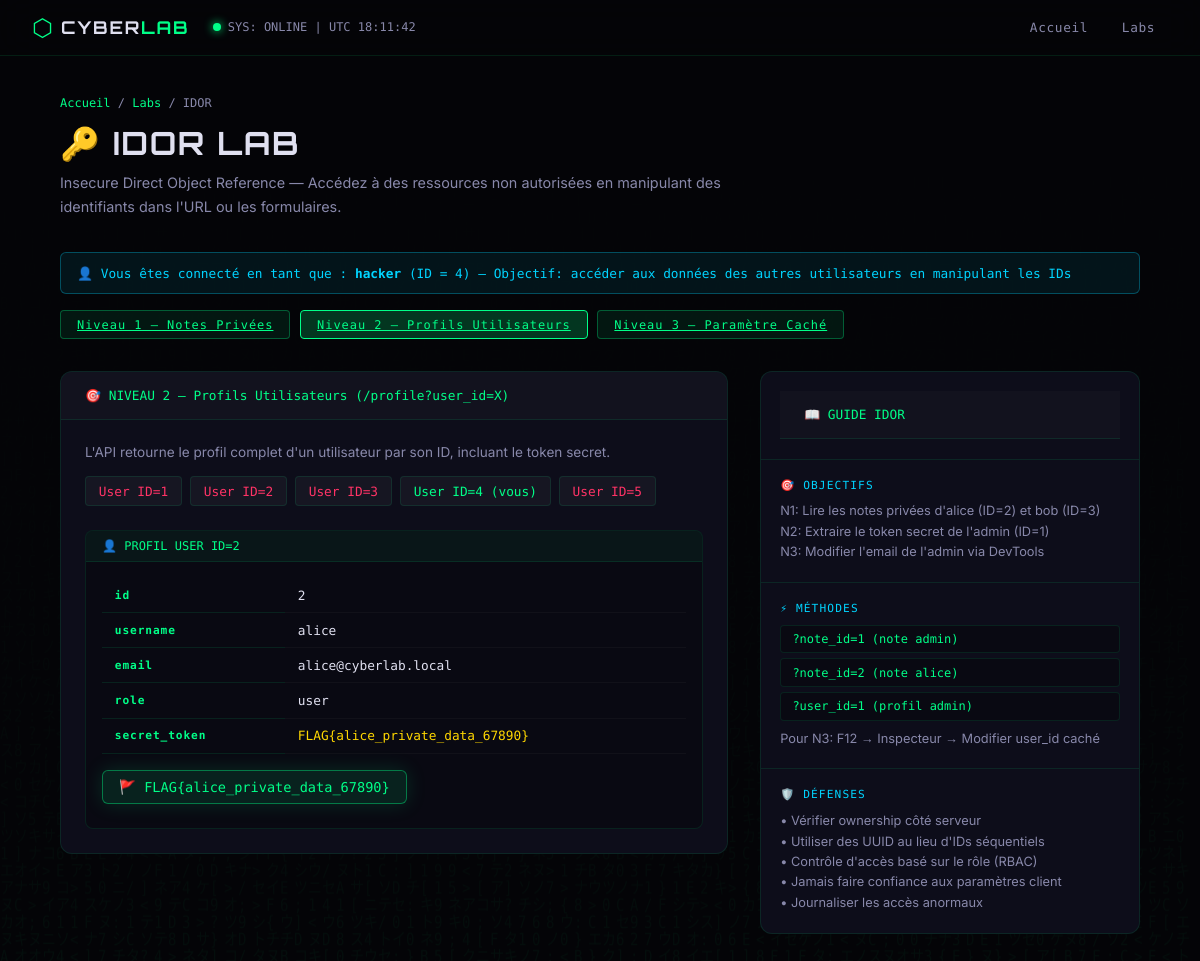
The page /labs/idor/index.php?level=2&user_id=2 on the database its author committed.
### tables this page shows
CREATE TABLE IF NOT EXISTS users (
    id INT AUTO_INCREMENT PRIMARY KEY,
    username VARCHAR(50) NOT NULL,
    password VARCHAR(255) NOT NULL,
    email VARCHAR(100),
    role VARCHAR(20) DEFAULT 'user',
    secret_token VARCHAR(100),
    created_at TIMESTAMP DEFAULT CURRENT_TIMESTAMP
);

### labs/idor/index.php (the view, shortened to what this page needs)
<?php
$level = $_GET['level'] ?? '1';
$note_data = null;
$user_data = null;
$current_user_id = 4;
if ($level == '1') {
    $note_id = $_GET['note_id'] ?? null;
    if ($note_id !== null) {
        $db = getVulnDB();
        $res = $db->query("SELECT * FROM notes WHERE id = " . intval($note_id));
        $note_data = $res ? $res->fetch_assoc() : null;
        $db->close();
    }
} elseif ($level == '2') {
    $user_id = $_GET['user_id'] ?? null;
    if ($user_id !== null) {
        $db = getVulnDB();
        $res = $db->query("SELECT id, username, email, role, secret_token FROM users WHERE id = " . intval($user_id));
        $user_data = $res ? $res->fetch_assoc() : null;
    }
}
$db2 = getVulnDB();
$all_notes = $db2->query("SELECT n.id, n.user_id, n.title, n.is_private, u.username FROM notes n JOIN users u ON n.user_id = u.id ORDER BY n.id");
?>
<!DOCTYPE html>
<html lang="fr">
<head>
    <link rel="stylesheet" href="/KaliTest/assets/css/style.css">
</head>
<body>
    <nav class="navbar">
        <div class="nav-brand">
            <div class="brand-icon">⬡</div>
            <span class="brand-name">CYBER<span class="accent">LAB</span></span>
        </div>
        <div class="nav-status" style="margin-right:auto">
            <div class="status-dot"></div>
            <span class="status-text" id="nav-time"></span>
        </div>
        <div class="nav-links">
            <a href="/KaliTest/" class="nav-link">Accueil</a>
            <a href="/KaliTest/labs/" class="nav-link">Labs</a>
        </div>
    </nav>
    <div class="page-wrapper">
        <div class="page-header">
            <p class="page-breadcrumb"><a href="/KaliTest/">Accueil</a> / <a href="/KaliTest/labs/">Labs</a> / IDOR</p>
            <h1 class="page-title">🔑 IDOR LAB</h1>
            <p class="page-desc">Insecure Direct Object Reference — Accédez à des ressources non autorisées en manipulant des identifiants dans l'URL ou les formulaires.</p>
        </div>
        <div style="margin-bottom:1rem" class="alert alert-info">
            👤 Vous êtes connecté en tant que : <strong>hacker</strong> (ID = <?= $current_user_id ?>) —
            Objectif: accéder aux données des autres utilisateurs en manipulant les IDs
        </div>
        <div style="display:flex; gap:.6rem; margin-bottom:2rem; flex-wrap:wrap">
            <a href="?level=1" class="lab-btn" style="<?= $level=='1'?'background:rgba(0,255,136,.2); border-color:var(--neon-green)':'' ?>">Niveau 1 — Notes Privées</a>
            <a href="?level=2" class="lab-btn" style="<?= $level=='2'?'background:rgba(0,255,136,.2); border-color:var(--neon-green)':'' ?>">Niveau 2 — Profils Utilisateurs</a>
            <a href="?level=3" class="lab-btn" style="<?= $level=='3'?'background:rgba(0,255,136,.2); border-color:var(--neon-green)':'' ?>">Niveau 3 — Paramètre Caché</a>
        </div>
        <div class="lab-content">
            <div>
                <?php if ($level == '1'): ?>
                <div class="lab-panel" style="margin-bottom:1.5rem">
                    <div class="panel-header">🎯 NIVEAU 1 — Lecture de Notes (IDOR via URL)</div>
                    <div class="panel-body">
                        <p style="font-size:.85rem; color:var(--text-secondary); margin-bottom:1rem">
                            L'application affiche une note par son ID dans l'URL : <code style="color:var(--neon-yellow)">?note_id=4</code>.
                            Il n'y a <strong>aucune vérification</strong> que la note appartient à l'utilisateur courant.
                        </p>
                        <div style="margin-bottom:1rem">
                            <label class="form-label">ACCÉDER À UNE NOTE PAR ID</label>
                            <div style="display:flex; gap:.5rem; align-items:center">
                                <input type="number" id="note-id-input" class="form-input" value="4" min="1" max="6" style="max-width:120px">
                                <button class="btn-submit" onclick="window.location='?level=1&note_id='+document.getElementById('note-id-input').value">
                                    🔍 ACCÉDER
                                </button>
                            </div>
                            <p class="form-hint">💡 Votre note est ID=6. Essayez ID=1, 2, 3, 4, 5 (notes privées d'autres utilisateurs !)</p>
                        </div>
                        <?php if ($note_data): ?>
                        <div class="result-box">
                            <div class="result-header">📝 NOTE ID=<?= htmlspecialchars($_GET['note_id']) ?></div>
                            <div class="result-body">
                                <table class="data-table">
                                    <tr><th>Champ</th><th>Valeur</th></tr>
                                    <tr><td>ID</td><td><?= $note_data['id'] ?></td></tr>
                                    <tr><td>User ID</td><td style="color:<?= $note_data['user_id'] != $current_user_id ? 'var(--neon-red)' : 'var(--neon-green)' ?>"><?= $note_data['user_id'] ?> <?= $note_data['user_id'] != $current_user_id ? '⚠️ PAS VOTRE NOTE !' : '✅ Votre note' ?></td></tr>
                                    <tr><td>Titre</td><td><?= htmlspecialchars($note_data['title']) ?></td></tr>
                                    <tr><td>Contenu</td><td style="color:var(--neon-green)"><?= htmlspecialchars($note_data['content']) ?></td></tr>
                                    <tr><td>Privée</td><td><?= $note_data['is_private'] ? '🔒 OUI' : '🌐 NON' ?></td></tr>
                                </table>
                                <?php if (str_starts_with($note_data['content'], 'FLAG{')): ?>
                                <div class="flag-box" style="margin-top:1rem">🚩 <?= htmlspecialchars($note_data['content']) ?></div>
                                <?php endif; ?>
                            </div>
                        </div>
                        <?php endif; ?>
                    </div>
                </div>
                <div class="lab-panel">
                    <div class="panel-header">📋 INDEX DES NOTES (ce que vous pouvez voir normalement)</div>
                    <div class="panel-body">
                        <table class="data-table">
                            <tr><th>ID</th><th>Propriétaire</th><th>Titre</th><th>Privée?</th><th>Action</th></tr>
                            <?php
                            $all_notes->data_seek(0);
                            while ($note = $all_notes->fetch_assoc()):
                                $is_mine = $note['user_id'] == $current_user_id;
                                $is_private = $note['is_private'];
                            ?>
                            <tr style="<?= ($is_private && !$is_mine) ? 'opacity:.5' : '' ?>">
                                <td><?= $note['id'] ?></td>
                                <td style="color:<?= $is_mine ? 'var(--neon-green)' : 'var(--text-secondary)' ?>"><?= htmlspecialchars($note['username']) ?> <?= $is_mine ? '(vous)' : '' ?></td>
                                <td><?= $is_private && !$is_mine ? '🔒 [Privée]' : htmlspecialchars($note['title']) ?></td>
                                <td><?= $is_private ? '🔒' : '🌐' ?></td>
                                <td>
                                    <a href="?level=1&note_id=<?= $note['id'] ?>"
                                       style="font-family:var(--font-mono); font-size:.75rem; color:<?= $is_private && !$is_mine ? 'var(--neon-red)' : 'var(--neon-green)' ?>">
                                        <?= $is_private && !$is_mine ? '⚠️ Accéder (IDOR)' : '🔍 Voir' ?>
                                    </a>
                                </td>
                            </tr>
                            <?php endwhile; ?>
                        </table>
                    </div>
                </div>
                <?php elseif ($level == '2'): ?>
                <div class="lab-panel">
                    <div class="panel-header">🎯 NIVEAU 2 — Profils Utilisateurs (/profile?user_id=X)</div>
                    <div class="panel-body">
                        <p style="font-size:.85rem; color:var(--text-secondary); margin-bottom:1rem">
                            L'API retourne le profil complet d'un utilisateur par son ID, incluant le token secret.
                        </p>
                        <div style="display:flex; gap:.5rem; margin-bottom:1rem; flex-wrap:wrap">
                            <?php for ($i = 1; $i <= 5; $i++): ?>
                            <a href="?level=2&user_id=<?= $i ?>"
                               style="font-family:var(--font-mono); font-size:.8rem; color:<?= $i == $current_user_id ? 'var(--neon-green)' : 'var(--neon-red)' ?>; background:rgba(255,255,255,.04); border:1px solid var(--border-dim); padding:.4rem .8rem; border-radius:4px; text-decoration:none">
                                User ID=<?= $i ?> <?= $i == $current_user_id ? '(vous)' : '' ?>
                            </a>
                            <?php endfor; ?>
                        </div>
                        <?php if ($user_data): ?>
                        <div class="result-box">
                            <div class="result-header">👤 PROFIL USER ID=<?= htmlspecialchars($_GET['user_id']) ?></div>
                            <div class="result-body">
                                <table class="data-table">
                                    <?php foreach ($user_data as $key => $val): ?>
                                    <tr>
                                        <th><?= htmlspecialchars($key) ?></th>
                                        <td style="color:<?= $key === 'secret_token' ? 'var(--neon-yellow)' : 'var(--text-primary)' ?>"><?= htmlspecialchars((string)$val) ?></td>
                                    </tr>
                                    <?php endforeach; ?>
                                </table>
                                <?php if (isset($user_data['secret_token'])): ?>
                                <div class="flag-box" style="margin-top:1rem">🚩 <?= htmlspecialchars($user_data['secret_token']) ?></div>
                                <?php endif; ?>
                            </div>
                        </div>
                        <?php endif; ?>
                    </div>
                </div>
                <?php endif; ?>
            </div>
            <div class="hint-panel">
                <div class="hint-section">
                    <div class="panel-header">📖 GUIDE IDOR</div>
                </div>
                <div class="hint-section">
                    <p class="hint-title">🎯 OBJECTIFS</p>
                    <p class="hint-text">
                        N1: Lire les notes privées d'alice (ID=2) et bob (ID=3)<br>
                        N2: Extraire le token secret de l'admin (ID=1)<br>
                        N3: Modifier l'email de l'admin via DevTools
                    </p>
                </div>
                <div class="hint-section">
                    <p class="hint-title">⚡ MÉTHODES</p>
                    <code class="hint-code">?note_id=1 (note admin)</code>
                    <code class="hint-code">?note_id=2 (note alice)</code>
                    <code class="hint-code">?user_id=1 (profil admin)</code>
                    <p class="hint-text" style="margin-top:.5rem">Pour N3: F12 → Inspecteur → Modifier user_id caché</p>
                </div>
                <div class="hint-section">
                    <p class="hint-title">🛡️ DÉFENSES</p>
                    <p class="hint-text">
                        • Vérifier ownership côté serveur<br>
                        • Utiliser des UUID au lieu d'IDs séquentiels<br>
                        • Contrôle d'accès basé sur le rôle (RBAC)<br>
                        • Jamais faire confiance aux paramètres client<br>
                        • Journaliser les accès anormaux
                    </p>
                </div>
            </div>
        </div>
    </div>
</body>
</html>

### rows shown on the page
users: id "2", username "alice", email "alice@cyberlab.local", role "user", secret_token "FLAG{alice_private_data_67890}"

### other values the page prints
$current_user_id "4"
$_GET['user_id'] "2"
$key "id"
$key "username"
$key "email"
$key "role"
$key "secret_token"
